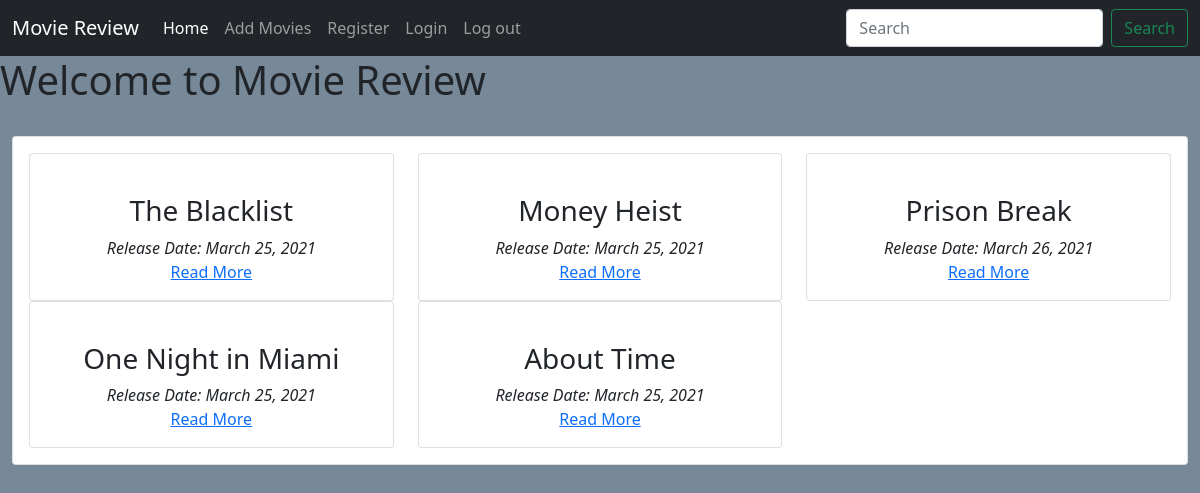
The page / on the database its author committed.
### main/models.py (models this page shows, shortened)
class Movie(models.Model):
    name = models.CharField(max_length=250)
    director = models.CharField(max_length=100)
    cast = models.CharField(max_length=1000)
    description = models.TextField(max_length=6000)
    release_date = models.DateField()
    averageRating = models.FloatField(default=0)
    image = models.URLField(default=None, null=True)

### main/views.py (the view)
# urls.py: path('', views.home, name='home'),
def home(request):
    allMovies = Movie.objects.all()
    context = {
        "movies": allMovies,
    }
    return render( request,'main/index.html', context)

### main/templates/main/index.html (shortened to what this page needs)
{% extends 'main/base.html' %}
{% block content %}
<div class="container-fluid">
    <br>
    <div class="card">
        <div class="card-body">
            <div class="row">
                {% for movie in movies %}
                <div class="col-md-4">
                    <div class="card">
                        <div class="card-body text-center">
                            <h3 class="text-center">{{ movie.name }}</h3>
                            <div class="text-center">
                                <i class="text-center">Release Date: {{ movie.release_date}}</i>
                            </div>
                            <a href="{% url 'main:details' movie.id %}">Read More</a>
                        </div>
                    </div>
                </div>
                {% endfor %}
            </div>
        </div>
    </div>
</div>
{% endblock %}

### main/templates/main/base.html (shortened to what this page needs)
<!doctype html>
<html lang="en">
<head>
  <link href="https://cdn.jsdelivr.net/npm/bootstrap@5.0.0-beta3/dist/css/bootstrap.min.css" rel="stylesheet"
>
  {% load staticfiles %}
  <link rel="stylesheet" href="{% static 'css/main.css' %}">
</head>
<body>
  <nav class="navbar navbar-expand-lg navbar-dark bg-dark text-white">
    <div class="container-fluid">
    <a class="navbar-brand" href="{% url 'main:home' %}">Movie Review</a>
    <div class="collapse navbar-collapse" id="navbarSupportedContent">
      <ul class="navbar-nav  me-auto mb-2 mb-lg-0">
        <li class="nav-item ">
          <a class="nav-link  active" href="{% url 'main:home' %}">Home</a>
        </li>
        <li class="nav-item">
          <a class="nav-link" href="{% url 'main:add_movies' %}">Add Movies</a>
        </li>
        <li class="nav-item">
          <a class="nav-link" href="{% url 'accounts:register' %}">Register</a>
        </li>
        <li class="nav-item">
          <a class="nav-link" href="{% url 'accounts:login' %}">Login</a>
        </li>
        <li class="nav-item">
          <a class="nav-link" href="{% url 'accounts:logout' %}">Log out </a>
        </li>
      </ul>
      <form class="d-flex">
        <input class= "form-control me-2" type="search" placeholder="Search" aria-label="Search">
        <button class="btn btn-outline-success" type="submit">Search</button>
      </form>
    </div>
  </div>
  </nav>
  <h1>Welcome to Movie Review</h1>
  {% block content%}
  {% endblock %}
</body>
</html>

### main/static/css/main.css (style rules this page uses)
body { background-color: lightslategray; }

### rows shown on the page
Movie: name "The Blacklist", release_date "March 25, 2021"
Movie: name "Money Heist", release_date "March 25, 2021"
Movie: name "Prison Break", release_date "March 26, 2021"
Movie: name "One Night in Miami", release_date "March 25, 2021"
Movie: name "About Time", release_date "March 25, 2021"
